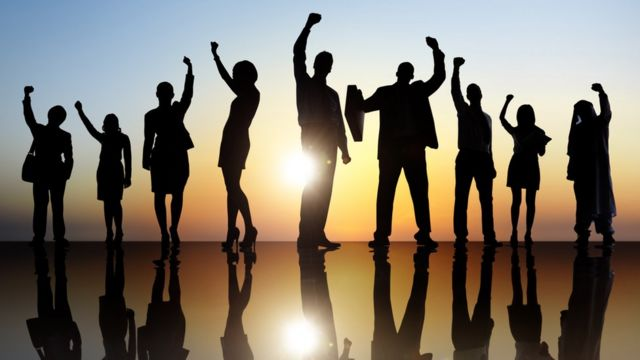
//> input picture Processamento de imagens/0509 - Processamento/outraspessoas.jpg, 640 x 360 px
$ ./Purojetos   (built with g++ and OpenCV 4)
//> lines starting //> are read from the running program, lines starting //| are printed output that depends on the picture
#include <iostream>
#include <opencv2/opencv.hpp>

using namespace cv;

int main(int argc, char** argv)
{
    std::cout << "Hello Nairon" << std::endl;

    std::string img = "outraspessoas.jpg";
    Mat image = imread(img);
//> image is the input picture: 360 rows x 640 cols, CV_8UC3; mean B, G, R 103.3, 116.7, 125.7
    if (!image.data) {
        std::cout << "Erro ao abrir a imagem" << std::endl;
        return 1;
    }
    imshow("Imagem salva sem edicao", image);

    circle(image, Point(60, 112), 18, Scalar(0, 0, 255), 2, 8);
    circle(image, Point(110, 123), 18, Scalar(0, 0, 255), 2, 8);
    circle(image, Point(160, 90), 18, Scalar(0, 0, 255), 2, 8);
    circle(image, Point(241, 75), 18, Scalar(0, 0, 255), 2, 8);
    circle(image, Point(321, 61), 18, Scalar(0, 0, 255), 2, 8);
    circle(image, Point(405, 71), 18, Scalar(0, 0, 255), 2, 8);
    circle(image, Point(471, 95), 18, Scalar(0, 0, 255), 2, 8);
    circle(image, Point(525, 112), 18, Scalar(0, 0, 255), 2, 8);
    circle(image, Point(581, 110), 18, Scalar(0, 0, 255), 2, 8);
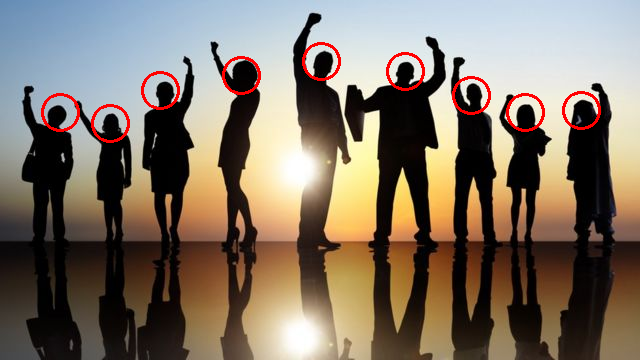
//> image: 360 rows x 640 cols, CV_8UC3; mean B, G, R 101.2, 114.6, 127.1

    imwrite("Pessoas Circuladas.jpg", image);
    std::string imgatt = "Pessoas Circuladas.jpg";
    Mat image_gray;
    image_gray = imread(imgatt, IMREAD_GRAYSCALE);
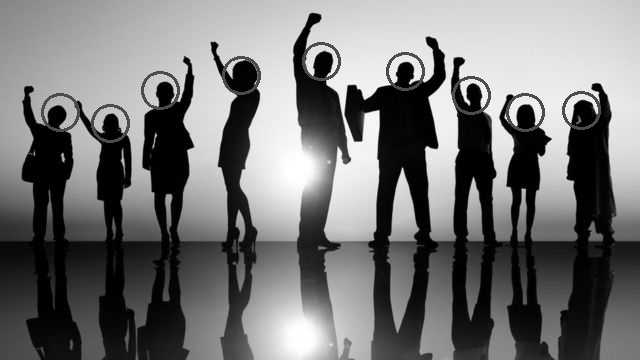
//> image_gray: 360 rows x 640 cols, CV_8UC1; min 0, max 255, mean 116.8
    imwrite("Pessoas Circuladas em cinza.jpg", image_gray);

    waitKey(0);
    return 0;
}
